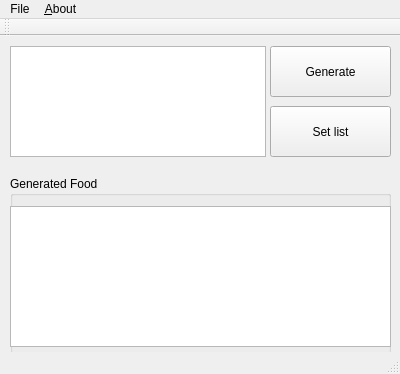
<?xml version="1.0" encoding="UTF-8"?>
<ui version="4.0">
 <class>FGmain</class>
 <widget class="QMainWindow" name="FGmain">
  <property name="geometry">
   <rect>
    <x>0</x>
    <y>0</y>
    <width>400</width>
    <height>374</height>
   </rect>
  </property>
  <property name="windowTitle">
   <string>FoodGenerator</string>
  </property>
  <widget class="QWidget" name="centralWidget">
   <widget class="QPushButton" name="generateButton">
    <property name="geometry">
     <rect>
      <x>270</x>
      <y>10</y>
      <width>121</width>
      <height>51</height>
     </rect>
    </property>
    <property name="text">
     <string>Generate</string>
    </property>
   </widget>
   <widget class="QPushButton" name="setButton">
    <property name="geometry">
     <rect>
      <x>270</x>
      <y>70</y>
      <width>121</width>
      <height>51</height>
     </rect>
    </property>
    <property name="text">
     <string>Set list</string>
    </property>
   </widget>
   <widget class="QGroupBox" name="groupBox">
    <property name="geometry">
     <rect>
      <x>10</x>
      <y>140</y>
      <width>381</width>
      <height>181</height>
     </rect>
    </property>
    <property name="title">
     <string>Generated Food</string>
    </property>
    <widget class="QPlainTextEdit" name="genFoodResult">
     <property name="geometry">
      <rect>
       <x>0</x>
       <y>30</y>
       <width>381</width>
       <height>141</height>
      </rect>
     </property>
     <property name="readOnly">
      <bool>true</bool>
     </property>
    </widget>
   </widget>
   <widget class="QListView" name="foodList">
    <property name="geometry">
     <rect>
      <x>10</x>
      <y>10</y>
      <width>256</width>
      <height>111</height>
     </rect>
    </property>
   </widget>
  </widget>
  <widget class="QMenuBar" name="menuBar">
   <property name="geometry">
    <rect>
     <x>0</x>
     <y>0</y>
     <width>400</width>
     <height>25</height>
    </rect>
   </property>
   <widget class="QMenu" name="menu_About">
    <property name="title">
     <string>&amp;About</string>
    </property>
   </widget>
   <widget class="QMenu" name="menuFile">
    <property name="title">
     <string>File</string>
    </property>
    <addaction name="action_Open"/>
    <addaction name="actionSave"/>
    <addaction name="separator"/>
    <addaction name="action_Exit"/>
   </widget>
   <addaction name="menuFile"/>
   <addaction name="menu_About"/>
  </widget>
  <widget class="QToolBar" name="mainToolBar">
   <attribute name="toolBarArea">
    <enum>TopToolBarArea</enum>
   </attribute>
   <attribute name="toolBarBreak">
    <bool>false</bool>
   </attribute>
  </widget>
  <widget class="QStatusBar" name="statusBar"/>
  <action name="action_Open">
   <property name="text">
    <string>&amp;Open </string>
   </property>
  </action>
  <action name="actionSave">
   <property name="text">
    <string>&amp;Save</string>
   </property>
  </action>
  <action name="action">
   <property name="text">
    <string>-</string>
   </property>
  </action>
  <action name="action_Exit">
   <property name="text">
    <string>&amp;Exit</string>
   </property>
  </action>
 </widget>
 <layoutdefault spacing="6" margin="11"/>
 <resources/>
 <connections>
  <connection>
   <sender>action_Exit</sender>
   <signal>triggered()</signal>
   <receiver>FGmain</receiver>
   <slot>close()</slot>
   <hints>
    <hint type="sourcelabel">
     <x>-1</x>
     <y>-1</y>
    </hint>
    <hint type="destinationlabel">
     <x>199</x>
     <y>186</y>
    </hint>
   </hints>
  </connection>
 </connections>
</ui>
